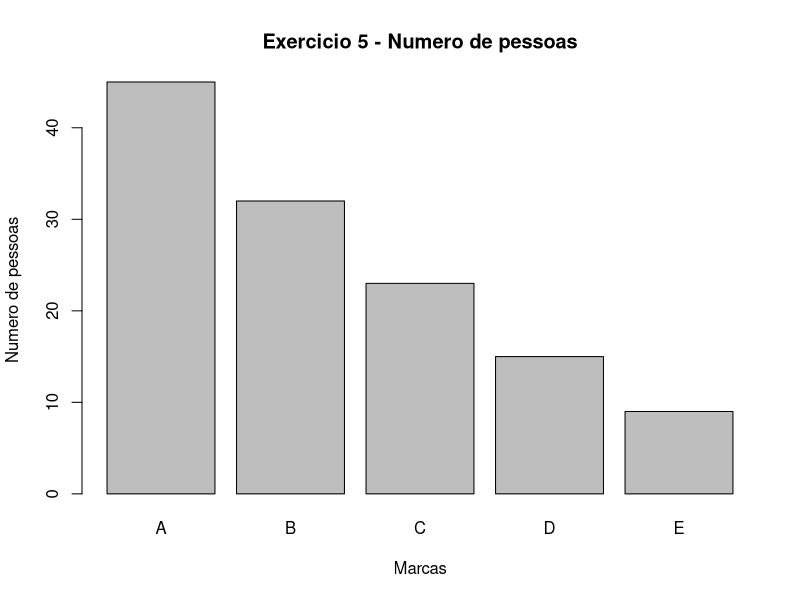

The R script that drew this image:
library(readxl)
exercicio5 <- read_excel("dados/exercicio5.xls")

barplot(exercicio5$'Pessoas', xlab="Marcas", ylab="Numero de pessoas", main="Exercicio 5 - Numero de pessoas", names.arg=c(exercicio5$'Marcas'))
dev.copy(device = jpeg, file = "graficos/exercicio5_grafico1.jpeg", width = 600, height = 700, res = 100)
dev.off()